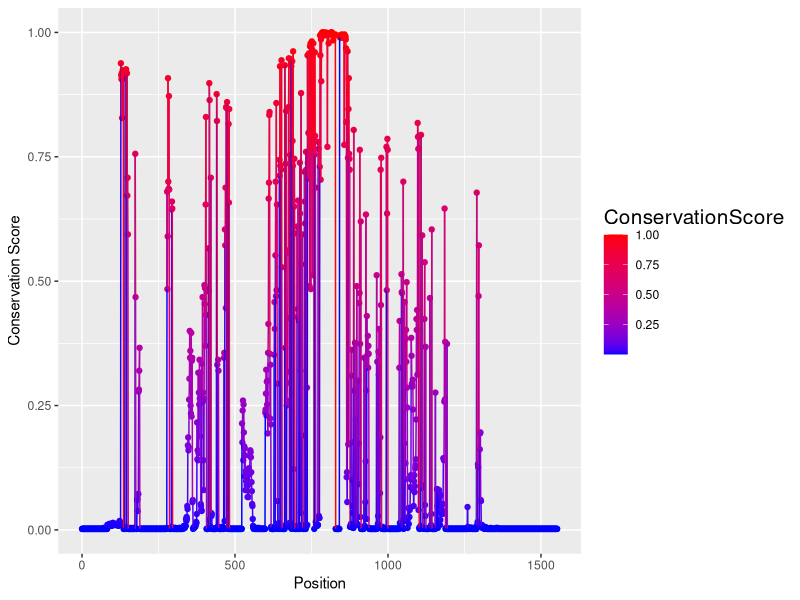

Here is the R script that generated this plot:
library(ggplot2)

df <- read.csv('../conservation/conservation_scores_s=500.tsv', sep='\t', h=T)

pdf("conservation_scores_s=500.pdf", width=25, height=8)

names(df) <- c("Position", "ConsensusAminoAcid" ,"ConservationScore")

ggplot(data=df, aes(x=Position , y=ConservationScore, color= ConservationScore)) +
  xlab("Position")+ ylab("Conservation Score")+ geom_point()+ geom_line(aes(color=ConservationScore)) +
  scale_color_gradient(low="Blue", high = "Red")+ theme(legend.title = element_text(colour="Black", size=15)) 

dev.off()
